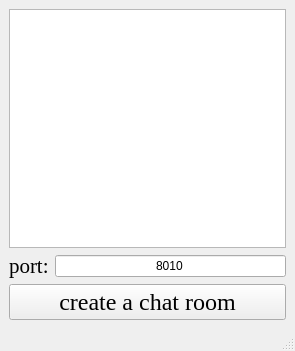
<?xml version="1.0" encoding="UTF-8"?>
<ui version="4.0">
 <class>MainWindow</class>
 <widget class="QMainWindow" name="MainWindow">
  <property name="geometry">
   <rect>
    <x>0</x>
    <y>0</y>
    <width>295</width>
    <height>351</height>
   </rect>
  </property>
  <property name="windowTitle">
   <string>TCP Server</string>
  </property>
  <widget class="QWidget" name="centralwidget">
   <layout class="QGridLayout" name="gridLayout">
    <item row="0" column="0">
     <layout class="QVBoxLayout" name="verticalLayout">
      <item>
       <widget class="QListWidget" name="Chat_WG"/>
      </item>
      <item>
       <layout class="QHBoxLayout" name="horizontalLayout">
        <item>
         <widget class="QLabel" name="label">
          <property name="font">
           <font>
            <family>Times New Roman</family>
            <pointsize>16</pointsize>
           </font>
          </property>
          <property name="text">
           <string>port:</string>
          </property>
         </widget>
        </item>
        <item>
         <widget class="QLineEdit" name="Port_TXT">
          <property name="text">
           <string>8010</string>
          </property>
          <property name="alignment">
           <set>Qt::AlignCenter</set>
          </property>
         </widget>
        </item>
       </layout>
      </item>
      <item>
       <widget class="QPushButton" name="Create_BTN">
        <property name="sizePolicy">
         <sizepolicy hsizetype="Minimum" vsizetype="Fixed">
          <horstretch>0</horstretch>
          <verstretch>0</verstretch>
         </sizepolicy>
        </property>
        <property name="font">
         <font>
          <family>Times New Roman</family>
          <pointsize>18</pointsize>
         </font>
        </property>
        <property name="text">
         <string>create a chat room</string>
        </property>
       </widget>
      </item>
     </layout>
    </item>
   </layout>
  </widget>
  <widget class="QMenuBar" name="menubar">
   <property name="geometry">
    <rect>
     <x>0</x>
     <y>0</y>
     <width>295</width>
     <height>21</height>
    </rect>
   </property>
  </widget>
  <widget class="QStatusBar" name="statusbar"/>
 </widget>
 <resources/>
 <connections/>
</ui>
